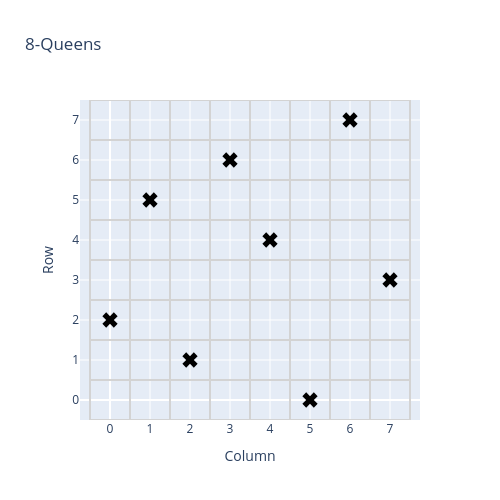

The cell this chart's notebook holds for it:
### Code cell
fitness_function.plot(solution=ga.best_individual, attacks=fitness_function.attacks(ga.best_individual))

### Figure 1 — Plotly figure (JSON) as saved in the notebook; plotly's stock layout.template omitted (floating-point values rounded to 4 significant figures)
{"data": [{"marker": {"color": "black", "size": 13.5, "symbol": "x"}, "mode": "markers", "name": "Queen", "type": "scatter", "x": [0], "y": [2]}, {"marker": {"color": "black", "size": 13.5, "symbol": "x"}, "mode": "markers", "name": "Queen", "type": "scatter", "x": [1], "y": [5]}, {"marker": {"color": "black", "size": 13.5, "symbol": "x"}, "mode": "markers", "name": "Queen", "type": "scatter", "x": [2], "y": [1]}, {"marker": {"color": "black", "size": 13.5, "symbol": "x"}, "mode": "markers", "name": "Queen", "type": "scatter", "x": [3], "y": [6]}, {"marker": {"color": "black", "size": 13.5, "symbol": "x"}, "mode": "markers", "name": "Queen", "type": "scatter", "x": [4], "y": [4]}, {"marker": {"color": "black", "size": 13.5, "symbol": "x"}, "mode": "markers", "name": "Queen", "type": "scatter", "x": [5], "y": [0]}, {"marker": {"color": "black", "size": 13.5, "symbol": "x"}, "mode": "markers", "name": "Queen", "type": "scatter", "x": [6], "y": [7]}, {"marker": {"color": "black", "size": 13.5, "symbol": "x"}, "mode": "markers", "name": "Queen", "type": "scatter", "x": [7], "y": [3]}], "layout": {"height": 500, "shapes": [{"line": {"color": "LightGray", "width": 2}, "type": "line", "x0": -0.5, "x1": -0.5, "y0": -0.5, "y1": 7.5}, {"line": {"color": "LightGray", "width": 2}, "type": "line", "x0": -0.5, "x1": 7.5, "y0": -0.5, "y1": -0.5}, {"line": {"color": "LightGray", "width": 2}, "type": "line", "x0": 0.5, "x1": 0.5, "y0": -0.5, "y1": 7.5}, {"line": {"color": "LightGray", "width": 2}, "type": "line", "x0": -0.5, "x1": 7.5, "y0": 0.5, "y1": 0.5}, {"line": {"color": "LightGray", "width": 2}, "type": "line", "x0": 1.5, "x1": 1.5, "y0": -0.5, "y1": 7.5}, {"line": {"color": "LightGray", "width": 2}, "type": "line", "x0": -0.5, "x1": 7.5, "y0": 1.5, "y1": 1.5}, {"line": {"color": "LightGray", "width": 2}, "type": "line", "x0": 2.5, "x1": 2.5, "y0": -0.5, "y1": 7.5}, {"line": {"color": "LightGray", "width": 2}, "type": "line", "x0": -0.5, "x1": 7.5, "y0": 2.5, "y1": 2.5}, {"line": {"color": "LightGray", "width": 2}, "type": "line", "x0": 3.5, "x1": 3.5, "y0": -0.5, "y1": 7.5}, {"line": {"color": "LightGray", "width": 2}, "type": "line", "x0": -0.5, "x1": 7.5, "y0": 3.5, "y1": 3.5}, {"line": {"color": "LightGray", "width": 2}, "type": "line", "x0": 4.5, "x1": 4.5, "y0": -0.5, "y1": 7.5}, {"line": {"color": "LightGray", "width": 2}, "type": "line", "x0": -0.5, "x1": 7.5, "y0": 4.5, "y1": 4.5}, {"line": {"color": "LightGray", "width": 2}, "type": "line", "x0": 5.5, "x1": 5.5, "y0": -0.5, "y1": 7.5}, {"line": {"color": "LightGray", "width": 2}, "type": "line", "x0": -0.5, "x1": 7.5, "y0": 5.5, "y1": 5.5}, {"line": {"color": "LightGray", "width": 2}, "type": "line", "x0": 6.5, "x1": 6.5, "y0": -0.5, "y1": 7.5}, {"line": {"color": "LightGray", "width": 2}, "type": "line", "x0": -0.5, "x1": 7.5, "y0": 6.5, "y1": 6.5}, {"line": {"color": "LightGray", "width": 2}, "type": "line", "x0": 7.5, "x1": 7.5, "y0": -0.5, "y1": 7.5}, {"line": {"color": "LightGray", "width": 2}, "type": "line", "x0": -0.5, "x1": 7.5, "y0": 7.5, "y1": 7.5}], "showlegend": false, "title": {"text": "8-Queens"}, "width": 500, "xaxis": {"range": [-0.5, 7.5], "tickmode": "array", "ticktext": [0, 1, 2, 3, 4, 5, 6, 7], "tickvals": [0, 1, 2, 3, 4, 5, 6, 7], "title": {"text": "Column"}}, "yaxis": {"range": [-0.5, 7.5], "scaleanchor": "x", "scaleratio": 1, "tickmode": "array", "ticktext": [0, 1, 2, 3, 4, 5, 6, 7], "tickvals": [0, 1, 2, 3, 4, 5, 6, 7], "title": {"text": "Row"}}}}
